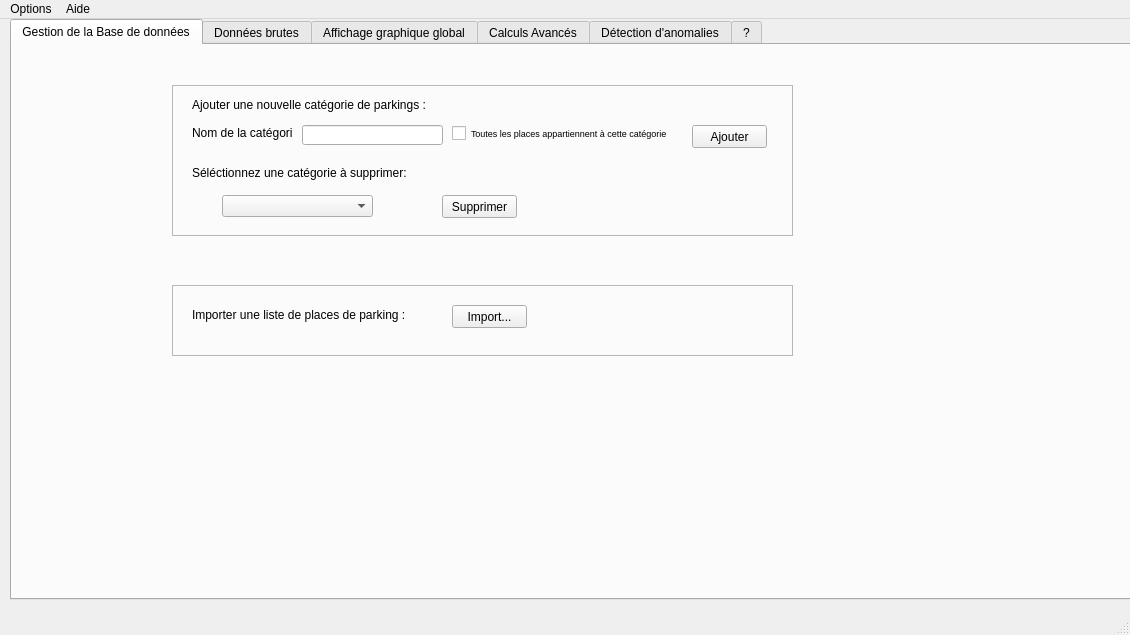
<?xml version="1.0" encoding="UTF-8"?>
<ui version="4.0">
 <class>MainWindow</class>
 <widget class="QMainWindow" name="MainWindow">
  <property name="geometry">
   <rect>
    <x>0</x>
    <y>0</y>
    <width>1130</width>
    <height>635</height>
   </rect>
  </property>
  <property name="windowTitle">
   <string>Smart Parking Data Analysis Tool</string>
  </property>
  <widget class="QWidget" name="centralwidget">
   <widget class="QTabWidget" name="Onglets">
    <property name="geometry">
     <rect>
      <x>10</x>
      <y>0</y>
      <width>1251</width>
      <height>581</height>
     </rect>
    </property>
    <property name="whatsThis">
     <string>&lt;html&gt;&lt;head/&gt;&lt;body&gt;&lt;p&gt;Historique en vue graphique&lt;/p&gt;&lt;/body&gt;&lt;/html&gt;</string>
    </property>
    <property name="accessibleName">
     <string>Données graphiques</string>
    </property>
    <property name="currentIndex">
     <number>0</number>
    </property>
    <widget class="QWidget" name="SGBDAccess">
     <attribute name="title">
      <string>Gestion de la Base de données</string>
     </attribute>
     <widget class="QFrame" name="frame_6">
      <property name="geometry">
       <rect>
        <x>160</x>
        <y>40</y>
        <width>621</width>
        <height>151</height>
       </rect>
      </property>
      <property name="frameShape">
       <enum>QFrame::StyledPanel</enum>
      </property>
      <property name="frameShadow">
       <enum>QFrame::Raised</enum>
      </property>
      <widget class="QLabel" name="label_8">
       <property name="geometry">
        <rect>
         <x>20</x>
         <y>10</y>
         <width>341</width>
         <height>20</height>
        </rect>
       </property>
       <property name="font">
        <font>
         <pointsize>9</pointsize>
        </font>
       </property>
       <property name="text">
        <string>Ajouter une nouvelle catégorie de parkings :</string>
       </property>
      </widget>
      <widget class="QLabel" name="label_9">
       <property name="geometry">
        <rect>
         <x>20</x>
         <y>40</y>
         <width>101</width>
         <height>16</height>
        </rect>
       </property>
       <property name="text">
        <string>Nom de la catégorie:</string>
       </property>
      </widget>
      <widget class="QLineEdit" name="lineEdit">
       <property name="geometry">
        <rect>
         <x>130</x>
         <y>40</y>
         <width>141</width>
         <height>20</height>
        </rect>
       </property>
      </widget>
      <widget class="QCheckBox" name="checkBox">
       <property name="geometry">
        <rect>
         <x>280</x>
         <y>40</y>
         <width>221</width>
         <height>17</height>
        </rect>
       </property>
       <property name="font">
        <font>
         <pointsize>7</pointsize>
        </font>
       </property>
       <property name="text">
        <string>Toutes les places appartiennent à cette catégorie</string>
       </property>
      </widget>
      <widget class="QPushButton" name="AddPlace">
       <property name="geometry">
        <rect>
         <x>520</x>
         <y>40</y>
         <width>75</width>
         <height>23</height>
        </rect>
       </property>
       <property name="text">
        <string>Ajouter</string>
       </property>
      </widget>
      <widget class="QLabel" name="label_11">
       <property name="geometry">
        <rect>
         <x>20</x>
         <y>80</y>
         <width>281</width>
         <height>16</height>
        </rect>
       </property>
       <property name="font">
        <font>
         <pointsize>9</pointsize>
        </font>
       </property>
       <property name="text">
        <string>Séléctionnez une catégorie à supprimer:</string>
       </property>
      </widget>
      <widget class="QComboBox" name="select_categorie">
       <property name="geometry">
        <rect>
         <x>50</x>
         <y>110</y>
         <width>151</width>
         <height>22</height>
        </rect>
       </property>
      </widget>
      <widget class="QPushButton" name="DelPlace">
       <property name="geometry">
        <rect>
         <x>270</x>
         <y>110</y>
         <width>75</width>
         <height>23</height>
        </rect>
       </property>
       <property name="text">
        <string>Supprimer</string>
       </property>
      </widget>
     </widget>
     <widget class="QFrame" name="frame_2">
      <property name="geometry">
       <rect>
        <x>160</x>
        <y>240</y>
        <width>621</width>
        <height>71</height>
       </rect>
      </property>
      <property name="frameShape">
       <enum>QFrame::StyledPanel</enum>
      </property>
      <property name="frameShadow">
       <enum>QFrame::Raised</enum>
      </property>
      <widget class="QLabel" name="label_10">
       <property name="geometry">
        <rect>
         <x>20</x>
         <y>20</y>
         <width>341</width>
         <height>20</height>
        </rect>
       </property>
       <property name="font">
        <font>
         <pointsize>9</pointsize>
        </font>
       </property>
       <property name="text">
        <string>Importer une liste de places de parking :</string>
       </property>
      </widget>
      <widget class="QPushButton" name="ImportPlaces">
       <property name="geometry">
        <rect>
         <x>280</x>
         <y>20</y>
         <width>75</width>
         <height>23</height>
        </rect>
       </property>
       <property name="text">
        <string>Import...</string>
       </property>
      </widget>
     </widget>
    </widget>
    <widget class="QWidget" name="RawData">
     <property name="whatsThis">
      <string>Historique en vue tabulaire</string>
     </property>
     <property name="accessibleName">
      <string>Données Brutes</string>
     </property>
     <attribute name="title">
      <string>Données brutes</string>
     </attribute>
     <widget class="QTableWidget" name="tableWidgetHistorique">
      <property name="geometry">
       <rect>
        <x>230</x>
        <y>20</y>
        <width>711</width>
        <height>311</height>
       </rect>
      </property>
      <property name="rowCount">
       <number>20</number>
      </property>
      <attribute name="horizontalHeaderHighlightSections">
       <bool>true</bool>
      </attribute>
      <row/>
      <row/>
      <row/>
      <row/>
      <row/>
      <row/>
      <row/>
      <row/>
      <row/>
      <row/>
      <row/>
      <row/>
      <row/>
      <row/>
      <row/>
      <row/>
      <row/>
      <row/>
      <row/>
      <row/>
      <column>
       <property name="text">
        <string>Id entrée</string>
       </property>
      </column>
      <column>
       <property name="text">
        <string>Heure début</string>
       </property>
      </column>
      <column>
       <property name="text">
        <string>Heure fin</string>
       </property>
      </column>
      <column>
       <property name="text">
        <string>Id Place</string>
       </property>
      </column>
      <column>
       <property name="text">
        <string>Montant payé</string>
       </property>
      </column>
     </widget>
     <widget class="QPushButton" name="rappHebdoBtn">
      <property name="geometry">
       <rect>
        <x>80</x>
        <y>390</y>
        <width>161</width>
        <height>23</height>
       </rect>
      </property>
      <property name="text">
       <string>Rapport hebdomadaire</string>
      </property>
     </widget>
     <widget class="QPushButton" name="rapMensuelBtn">
      <property name="geometry">
       <rect>
        <x>340</x>
        <y>390</y>
        <width>161</width>
        <height>23</height>
       </rect>
      </property>
      <property name="text">
       <string>Rapport mensuel</string>
      </property>
     </widget>
     <widget class="QPushButton" name="rapAnnuelBtn">
      <property name="geometry">
       <rect>
        <x>590</x>
        <y>390</y>
        <width>151</width>
        <height>23</height>
       </rect>
      </property>
      <property name="text">
       <string>Rapport annuel</string>
      </property>
     </widget>
     <widget class="QFrame" name="frame">
      <property name="geometry">
       <rect>
        <x>30</x>
        <y>80</y>
        <width>171</width>
        <height>161</height>
       </rect>
      </property>
      <property name="frameShape">
       <enum>QFrame::StyledPanel</enum>
      </property>
      <property name="frameShadow">
       <enum>QFrame::Raised</enum>
      </property>
      <widget class="QLabel" name="label">
       <property name="geometry">
        <rect>
         <x>30</x>
         <y>10</y>
         <width>101</width>
         <height>16</height>
        </rect>
       </property>
       <property name="text">
        <string>Options d'affichage</string>
       </property>
      </widget>
      <widget class="QCheckBox" name="horodateur">
       <property name="geometry">
        <rect>
         <x>10</x>
         <y>40</y>
         <width>101</width>
         <height>17</height>
        </rect>
       </property>
       <property name="text">
        <string>      Horodateur</string>
       </property>
       <property name="checked">
        <bool>true</bool>
       </property>
      </widget>
      <widget class="QCheckBox" name="jaune">
       <property name="geometry">
        <rect>
         <x>10</x>
         <y>60</y>
         <width>101</width>
         <height>17</height>
        </rect>
       </property>
       <property name="text">
        <string>          Jaune</string>
       </property>
       <property name="checked">
        <bool>true</bool>
       </property>
      </widget>
      <widget class="QCheckBox" name="handicaped">
       <property name="geometry">
        <rect>
         <x>10</x>
         <y>80</y>
         <width>121</width>
         <height>17</height>
        </rect>
       </property>
       <property name="text">
        <string>    Espace  handicapé</string>
       </property>
       <property name="checked">
        <bool>true</bool>
       </property>
      </widget>
      <widget class="QPushButton" name="optAffchgBtn">
       <property name="geometry">
        <rect>
         <x>40</x>
         <y>120</y>
         <width>75</width>
         <height>23</height>
        </rect>
       </property>
       <property name="text">
        <string>OK</string>
       </property>
      </widget>
     </widget>
     <widget class="QPushButton" name="rapGlobalBtn">
      <property name="geometry">
       <rect>
        <x>830</x>
        <y>390</y>
        <width>151</width>
        <height>23</height>
       </rect>
      </property>
      <property name="text">
       <string>Rapport global</string>
      </property>
     </widget>
    </widget>
    <widget class="QWidget" name="GraphData">
     <attribute name="title">
      <string>Affichage graphique global</string>
     </attribute>
     <widget class="QWidget" name="horizontalLayoutWidget">
      <property name="geometry">
       <rect>
        <x>40</x>
        <y>10</y>
        <width>461</width>
        <height>251</height>
       </rect>
      </property>
      <layout class="QHBoxLayout" name="horizontalLayout"/>
     </widget>
     <widget class="QWidget" name="horizontalLayoutWidget_2">
      <property name="geometry">
       <rect>
        <x>40</x>
        <y>290</y>
        <width>461</width>
        <height>241</height>
       </rect>
      </property>
      <layout class="QHBoxLayout" name="horizontalLayout_2"/>
     </widget>
     <widget class="QWidget" name="horizontalLayoutWidget_3">
      <property name="geometry">
       <rect>
        <x>540</x>
        <y>10</y>
        <width>561</width>
        <height>531</height>
       </rect>
      </property>
      <layout class="QHBoxLayout" name="horizontalLayout_3"/>
     </widget>
    </widget>
    <widget class="QWidget" name="AnalyseAvancee">
     <attribute name="title">
      <string>Calculs Avancés</string>
     </attribute>
     <widget class="QFrame" name="frame_4">
      <property name="geometry">
       <rect>
        <x>10</x>
        <y>20</y>
        <width>681</width>
        <height>151</height>
       </rect>
      </property>
      <property name="frameShape">
       <enum>QFrame::StyledPanel</enum>
      </property>
      <property name="frameShadow">
       <enum>QFrame::Raised</enum>
      </property>
      <widget class="QFrame" name="filtreType">
       <property name="geometry">
        <rect>
         <x>30</x>
         <y>30</y>
         <width>171</width>
         <height>121</height>
        </rect>
       </property>
       <property name="frameShape">
        <enum>QFrame::StyledPanel</enum>
       </property>
       <property name="frameShadow">
        <enum>QFrame::Raised</enum>
       </property>
       <widget class="QCheckBox" name="horodateur_2">
        <property name="geometry">
         <rect>
          <x>10</x>
          <y>20</y>
          <width>101</width>
          <height>17</height>
         </rect>
        </property>
        <property name="text">
         <string>      Horodateur</string>
        </property>
        <property name="checked">
         <bool>true</bool>
        </property>
       </widget>
       <widget class="QCheckBox" name="jaune_2">
        <property name="geometry">
         <rect>
          <x>10</x>
          <y>40</y>
          <width>101</width>
          <height>17</height>
         </rect>
        </property>
        <property name="text">
         <string>          Jaune</string>
        </property>
        <property name="checked">
         <bool>true</bool>
        </property>
       </widget>
       <widget class="QCheckBox" name="handicaped_2">
        <property name="geometry">
         <rect>
          <x>10</x>
          <y>60</y>
          <width>121</width>
          <height>17</height>
         </rect>
        </property>
        <property name="text">
         <string>    Espace  handicapé</string>
        </property>
        <property name="checked">
         <bool>true</bool>
        </property>
       </widget>
      </widget>
      <widget class="QFrame" name="frame_3">
       <property name="geometry">
        <rect>
         <x>230</x>
         <y>30</y>
         <width>171</width>
         <height>111</height>
        </rect>
       </property>
       <property name="frameShape">
        <enum>QFrame::StyledPanel</enum>
       </property>
       <property name="frameShadow">
        <enum>QFrame::Raised</enum>
       </property>
       <widget class="QLabel" name="label_3">
        <property name="geometry">
         <rect>
          <x>20</x>
          <y>10</y>
          <width>117</width>
          <height>20</height>
         </rect>
        </property>
        <property name="text">
         <string>De:</string>
        </property>
       </widget>
       <widget class="QDateEdit" name="datemin">
        <property name="geometry">
         <rect>
          <x>20</x>
          <y>30</y>
          <width>119</width>
          <height>20</height>
         </rect>
        </property>
       </widget>
       <widget class="QLabel" name="label_4">
        <property name="geometry">
         <rect>
          <x>20</x>
          <y>60</y>
          <width>109</width>
          <height>19</height>
         </rect>
        </property>
        <property name="text">
         <string>À:</string>
        </property>
       </widget>
       <widget class="QDateEdit" name="datemax">
        <property name="geometry">
         <rect>
          <x>20</x>
          <y>90</y>
          <width>119</width>
          <height>20</height>
         </rect>
        </property>
       </widget>
      </widget>
      <widget class="QFrame" name="frame_5">
       <property name="geometry">
        <rect>
         <x>430</x>
         <y>20</y>
         <width>221</width>
         <height>121</height>
        </rect>
       </property>
       <property name="frameShape">
        <enum>QFrame::StyledPanel</enum>
       </property>
       <property name="frameShadow">
        <enum>QFrame::Raised</enum>
       </property>
       <widget class="QCheckBox" name="Somme">
        <property name="geometry">
         <rect>
          <x>10</x>
          <y>20</y>
          <width>70</width>
          <height>17</height>
         </rect>
        </property>
        <property name="text">
         <string>Somme</string>
        </property>
        <property name="checked">
         <bool>true</bool>
        </property>
       </widget>
       <widget class="QCheckBox" name="Moyenne">
        <property name="geometry">
         <rect>
          <x>10</x>
          <y>50</y>
          <width>70</width>
          <height>17</height>
         </rect>
        </property>
        <property name="text">
         <string>Moyenne</string>
        </property>
        <property name="checked">
         <bool>true</bool>
        </property>
       </widget>
       <widget class="QCheckBox" name="Variance">
        <property name="geometry">
         <rect>
          <x>10</x>
          <y>80</y>
          <width>70</width>
          <height>17</height>
         </rect>
        </property>
        <property name="text">
         <string>Variance</string>
        </property>
        <property name="checked">
         <bool>true</bool>
        </property>
       </widget>
       <widget class="QCheckBox" name="Minimum">
        <property name="geometry">
         <rect>
          <x>130</x>
          <y>20</y>
          <width>70</width>
          <height>17</height>
         </rect>
        </property>
        <property name="text">
         <string>Minimum</string>
        </property>
        <property name="checked">
         <bool>true</bool>
        </property>
       </widget>
       <widget class="QCheckBox" name="Maximum">
        <property name="geometry">
         <rect>
          <x>130</x>
          <y>50</y>
          <width>70</width>
          <height>17</height>
         </rect>
        </property>
        <property name="text">
         <string>Maximum</string>
        </property>
        <property name="checked">
         <bool>true</bool>
        </property>
       </widget>
       <widget class="QCheckBox" name="Etendue">
        <property name="geometry">
         <rect>
          <x>130</x>
          <y>80</y>
          <width>70</width>
          <height>17</height>
         </rect>
        </property>
        <property name="text">
         <string>Etendue</string>
        </property>
        <property name="checked">
         <bool>true</bool>
        </property>
       </widget>
      </widget>
      <widget class="QLabel" name="label_5">
       <property name="geometry">
        <rect>
         <x>470</x>
         <y>10</y>
         <width>61</width>
         <height>16</height>
        </rect>
       </property>
       <property name="text">
        <string>Fonctions:</string>
       </property>
      </widget>
      <widget class="QLabel" name="label_6">
       <property name="geometry">
        <rect>
         <x>260</x>
         <y>10</y>
         <width>81</width>
         <height>16</height>
        </rect>
       </property>
       <property name="text">
        <string>Plage de dates:</string>
       </property>
      </widget>
      <widget class="QLabel" name="label_2">
       <property name="geometry">
        <rect>
         <x>50</x>
         <y>10</y>
         <width>101</width>
         <height>16</height>
        </rect>
       </property>
       <property name="text">
        <string>Type de places:</string>
       </property>
      </widget>
     </widget>
     <widget class="QTableWidget" name="calculsTable">
      <property name="geometry">
       <rect>
        <x>70</x>
        <y>210</y>
        <width>451</width>
        <height>311</height>
       </rect>
      </property>
     </widget>
     <widget class="QWidget" name="horizontalLayoutWidget_4">
      <property name="geometry">
       <rect>
        <x>640</x>
        <y>210</y>
        <width>461</width>
        <height>311</height>
       </rect>
      </property>
      <layout class="QHBoxLayout" name="calcul_layout_graph"/>
     </widget>
     <widget class="QComboBox" name="Use_Montants">
      <property name="geometry">
       <rect>
        <x>880</x>
        <y>180</y>
        <width>171</width>
        <height>22</height>
       </rect>
      </property>
      <item>
       <property name="text">
        <string>Utilisations</string>
       </property>
      </item>
      <item>
       <property name="text">
        <string>Montants</string>
       </property>
      </item>
     </widget>
     <widget class="QLabel" name="label_7">
      <property name="geometry">
       <rect>
        <x>690</x>
        <y>180</y>
        <width>171</width>
        <height>16</height>
       </rect>
      </property>
      <property name="text">
       <string>Affichage des :</string>
      </property>
     </widget>
     <widget class="QPushButton" name="Calculer">
      <property name="geometry">
       <rect>
        <x>720</x>
        <y>80</y>
        <width>75</width>
        <height>23</height>
       </rect>
      </property>
      <property name="text">
       <string>Ok</string>
      </property>
     </widget>
    </widget>
    <widget class="QWidget" name="anomalies">
     <attribute name="title">
      <string>Détection d'anomalies</string>
     </attribute>
     <widget class="QTableWidget" name="pannes_table">
      <property name="geometry">
       <rect>
        <x>90</x>
        <y>150</y>
        <width>921</width>
        <height>192</height>
       </rect>
      </property>
     </widget>
     <widget class="QPushButton" name="ScanAnomalies">
      <property name="geometry">
       <rect>
        <x>330</x>
        <y>60</y>
        <width>421</width>
        <height>23</height>
       </rect>
      </property>
      <property name="text">
       <string>Lancer un scan</string>
      </property>
     </widget>
     <widget class="QLabel" name="label_12">
      <property name="geometry">
       <rect>
        <x>110</x>
        <y>110</y>
        <width>401</width>
        <height>16</height>
       </rect>
      </property>
      <property name="text">
       <string>Senseurs avec comportement aberrant:</string>
      </property>
     </widget>
    </widget>
    <widget class="QWidget" name="Help">
     <attribute name="title">
      <string>?</string>
     </attribute>
     <widget class="QTextBrowser" name="textBrowser">
      <property name="geometry">
       <rect>
        <x>220</x>
        <y>110</y>
        <width>581</width>
        <height>331</height>
       </rect>
      </property>
      <property name="html">
       <string>&lt;!DOCTYPE HTML PUBLIC &quot;-//W3C//DTD HTML 4.0//EN&quot; &quot;http://www.w3.org/TR/REC-html40/strict.dtd&quot;&gt;
&lt;html&gt;&lt;head&gt;&lt;meta name=&quot;qrichtext&quot; content=&quot;1&quot; /&gt;&lt;style type=&quot;text/css&quot;&gt;
p, li { white-space: pre-wrap; }
&lt;/style&gt;&lt;/head&gt;&lt;body style=&quot; font-family:'MS Shell Dlg 2'; font-size:8.25pt; font-weight:400; font-style:normal;&quot;&gt;
&lt;p align=&quot;justify&quot; style=&quot;-qt-paragraph-type:empty; margin-top:0px; margin-bottom:0px; margin-left:0px; margin-right:0px; -qt-block-indent:0; text-indent:0px; font-size:8pt;&quot;&gt;&lt;br /&gt;&lt;/p&gt;
&lt;p align=&quot;justify&quot; style=&quot; margin-top:0px; margin-bottom:0px; margin-left:0px; margin-right:0px; -qt-block-indent:0; text-indent:0px;&quot;&gt;&lt;span style=&quot; font-size:12pt;&quot;&gt;Ceci est un outil conçu spécialement pour le parking intelligent de l'Université de Sherbrooke.&lt;/span&gt;&lt;/p&gt;
&lt;p align=&quot;justify&quot; style=&quot; margin-top:0px; margin-bottom:0px; margin-left:0px; margin-right:0px; -qt-block-indent:0; text-indent:0px;&quot;&gt;&lt;span style=&quot; font-size:12pt;&quot;&gt;Le premier onglet comporte un affichage des données brutes de l'historique de l'utilisation de l'application, et offre la possibilité de générer des rapports pour les sept derniers jours, les 30 derniers jours et l'an passé.&lt;/span&gt;&lt;/p&gt;
&lt;p align=&quot;justify&quot; style=&quot; margin-top:0px; margin-bottom:0px; margin-left:0px; margin-right:0px; -qt-block-indent:0; text-indent:0px;&quot;&gt;&lt;span style=&quot; font-size:12pt;&quot;&gt;Le deuxième onglet est un affichage graphique pour ces données, permettant donc d'avoir une vue globale sur différents indicateurs.&lt;/span&gt;&lt;/p&gt;
&lt;p align=&quot;justify&quot; style=&quot;-qt-paragraph-type:empty; margin-top:0px; margin-bottom:0px; margin-left:0px; margin-right:0px; -qt-block-indent:0; text-indent:0px; font-size:12pt;&quot;&gt;&lt;br /&gt;&lt;/p&gt;
&lt;p align=&quot;justify&quot; style=&quot; margin-top:0px; margin-bottom:0px; margin-left:0px; margin-right:0px; -qt-block-indent:0; text-indent:0px;&quot;&gt;&lt;span style=&quot; font-size:12pt;&quot;&gt;Pour plus d'informations concernant l'UdeS : &lt;/span&gt;&lt;a href=&quot;www.usherbrooke.ca&quot;&gt;&lt;span style=&quot; font-size:14pt; text-decoration: underline; color:#0000ff;&quot;&gt;www.usherbrooke.ca&lt;/span&gt;&lt;/a&gt;&lt;/p&gt;
&lt;p align=&quot;justify&quot; style=&quot;-qt-paragraph-type:empty; margin-top:0px; margin-bottom:0px; margin-left:0px; margin-right:0px; -qt-block-indent:0; text-indent:0px; font-size:12pt;&quot;&gt;&lt;br /&gt;&lt;/p&gt;
&lt;p align=&quot;justify&quot; style=&quot; margin-top:0px; margin-bottom:0px; margin-left:0px; margin-right:0px; -qt-block-indent:0; text-indent:0px;&quot;&gt;&lt;span style=&quot; font-size:12pt;&quot;&gt;Pour le code source de l'application : &lt;br /&gt;&lt;/span&gt;&lt;a href=&quot;https://github.com/afaf-taik/Smart-Parking-Data-Analysis&quot;&gt;&lt;span style=&quot; font-size:14pt; text-decoration: underline; color:#0000ff;&quot;&gt;https://github.com/afaf-taik/Smart-Parking-Data-Analysis&lt;/span&gt;&lt;/a&gt;&lt;span style=&quot; font-size:12pt;&quot;&gt;&lt;br /&gt;&lt;/span&gt;&lt;/p&gt;
&lt;p align=&quot;justify&quot; style=&quot; margin-top:0px; margin-bottom:0px; margin-left:0px; margin-right:0px; -qt-block-indent:0; text-indent:0px;&quot;&gt;&lt;span style=&quot; font-size:12pt;&quot;&gt;Requirements pour faire marcher le code: &lt;br /&gt;jinja2, pdfkit , cassandra-driver, PyQt5, pandas. &lt;br /&gt;&lt;/span&gt;&lt;/p&gt;&lt;/body&gt;&lt;/html&gt;</string>
      </property>
     </widget>
    </widget>
   </widget>
  </widget>
  <widget class="QMenuBar" name="menubar">
   <property name="geometry">
    <rect>
     <x>0</x>
     <y>0</y>
     <width>1130</width>
     <height>21</height>
    </rect>
   </property>
   <widget class="QMenu" name="menuRaw_Data">
    <property name="title">
     <string>Options</string>
    </property>
    <addaction name="actionQuitter"/>
   </widget>
   <widget class="QMenu" name="menuAide">
    <property name="title">
     <string>Aide</string>
    </property>
    <addaction name="action"/>
   </widget>
   <addaction name="menuRaw_Data"/>
   <addaction name="menuAide"/>
  </widget>
  <widget class="QStatusBar" name="statusbar"/>
  <action name="actionDonn_es_brutes">
   <property name="text">
    <string>Données brutes</string>
   </property>
  </action>
  <action name="actionDonn_es_Graphiques">
   <property name="text">
    <string>Données Graphiques</string>
   </property>
  </action>
  <action name="actionQuitter">
   <property name="text">
    <string>Quitter</string>
   </property>
  </action>
  <action name="action">
   <property name="text">
    <string>?</string>
   </property>
  </action>
 </widget>
 <resources/>
 <connections/>
</ui>
